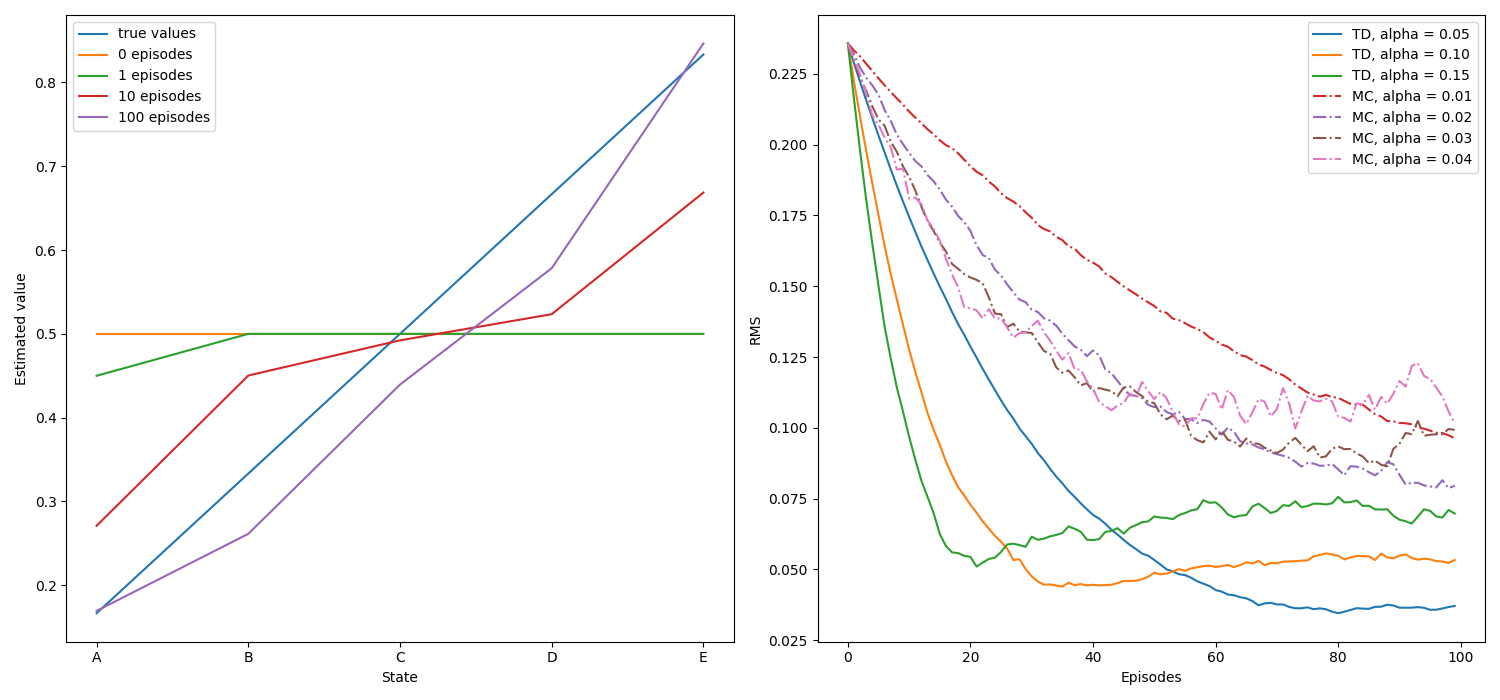

This figure's Python source:
import numpy as np
import matplotlib.pyplot as plt
from tqdm import tqdm
import string


class RandomWalk:


    def __init__(self, n_states, start_state):
        self.n_states = n_states
        self.start_state = start_state
        self.states = np.arange(1, n_states + 1)
        self.state_labels = list(string.ascii_uppercase)[:n_states]
        self.end_states = [0, n_states + 1]
        self.actions = [-1, 1]
        self.rewards = [0, 1]


    def is_terminal(self, state):
        '''
        Whether state @state is an end state

        Params
        ------
        state: int
            current state
        '''
        return state in self.end_states


    def get_reward(self, state):
        '''
        Get reward when ending at state @state

        Params
        ------
        state: int
            current state

        Return
        ------
        reward: int
            reward at state @state
        '''
        if state == self.end_states[1]:
            reward = self.rewards[1]
        else:
            reward = self.rewards[0]

        return reward


    def take_action(self, state, action):
        '''
        Take action @action at state @state

        Params
        ------
        state: int
            current state
        action: int
            action taken

        Return
        ------
        (next_state, reward): (int, int)
            a tuple of next state and reward
        '''
        next_state = state + action
        reward = self.get_reward(next_state)

        return next_state, reward


def get_true_value(n_states):
    '''
    Compute true values
    '''
    true_value = [1.0 * x / (n_states + 1) for x in range(1, n_states + 1)]
    return true_value


def random_policy(random_walk):
    '''
    Choose an action randomly

    Params
    ------
    random_walk: RandomWalk
    '''
    return np.random.choice(random_walk.actions)


def temporal_difference(V, random_walk, alpha, gamma, batch_update=False):
    '''
    TD(0) w/ & without batch updating

    Params
    ------
    V: np.ndarray
        value function
    random_walk: RandomWalk
    alpha: float
        step size
    gamma: float
        discount factor
    batch_update: boolean
        is batch updating
    '''
    state = random_walk.start_state
    trajectory = [[state, 0]]

    while True:
        action = random_policy(random_walk)
        next_state, reward = random_walk.take_action(state, action)
        trajectory.append([next_state, reward])
        if not batch_update:
            V[state] += alpha * (reward + gamma * V[next_state] - V[state])
        state = next_state
        if random_walk.is_terminal(state):
            break

    return trajectory


def monte_carlo(V, random_walk, alpha, gamma, batch_update=False):
    '''
    Constant-alpha Monte Carlo

    Params
    ------
    V: np.ndarray
        value function
    random_walk: RandomWalk
    alpha: float
        step size
    gamma: float
        discount factor
    batch_update: boolean
        is batch updating
    '''
    state = random_walk.start_state
    trajectory = [[state, 0]]

    while True:
        action = random_policy(random_walk)
        next_state, reward = random_walk.take_action(state, action)
        trajectory.append([next_state, reward])
        state = next_state

        if random_walk.is_terminal(state):
            break

    # the return at each state is equal to the reward at the terminal state.
    if not batch_update:
        for state_, _ in trajectory[:-1]:
            V[state_] += alpha * (reward - V[state_])

    return trajectory


def get_state_values(random_walk, true_value, n_eps, alpha, gamma):
    V = np.full(random_walk.n_states + 2, 0.5)
    V[0] = V[-1] = 0
    eps = [0, 1, 10, 100]

    plt.plot(random_walk.state_labels, true_value, label='true values')

    for ep in range(n_eps + 1):
        if ep in eps:
            plt.plot(random_walk.state_labels, V[1:-1], label=str(ep) + ' episodes')
        _ = temporal_difference(V, random_walk, alpha, gamma)

    plt.xlabel('State')
    plt.ylabel('Estimated value')
    plt.legend()


def get_rmse(random_walk, true_value, n_eps, gamma):
    V = np.full(random_walk.n_states + 2, 0.5)
    V[0] = V[-1] = 0
    methods = [
        {
            'name': 'TD',
            'alphas': [0.05, 0.1, 0.15],
            'func': temporal_difference,
            'linestyle': 'solid'
        },
        {
            'name': 'MC',
            'alphas': [0.01, 0.02, 0.03, 0.04],
            'func': monte_carlo,
            'linestyle': 'dashdot'
        }
    ]
    n_runs = 100

    for method in methods:
        for alpha in method['alphas']:
            print(f'{method["name"]} method, alpha={alpha}', end='')
            total_errors = np.zeros(n_eps)
            for _ in tqdm(range(n_runs)):
                V_ = V.copy()
                errors = []
                for _ in range(n_eps):
                    rmse = np.sqrt(np.sum(np.power(V_[1:-1] - true_value, 2) / random_walk.n_states))
                    errors.append(rmse)
                    _ = method['func'](V_, random_walk, alpha, gamma)
                total_errors += np.asarray(errors)
            total_errors /= n_runs
            plt.plot(total_errors, label=method['name'] + ', alpha = %.02f' % (alpha), 
                linestyle=method['linestyle'])
            print()
    plt.xlabel('Episodes')
    plt.ylabel('RMS')
    plt.legend()


def rmse_batch_updating(random_walk, true_value, n_eps, alpha, gamma):
    V = np.full(random_walk.n_states + 2, -1.0)
    V[0] = 0
    V[-1] = 1
    methods = [
        {
            'name': 'TD',
            'func': temporal_difference,
        },
        {
            'name': 'MC',
            'func': monte_carlo,
        }
    ]
    n_runs = 100

    for method in methods:
        print(f'{method["name"]} method', end='')
        total_errors = np.zeros(n_eps)
        for _ in tqdm(range(n_runs)):
            V_ = V.copy()
            errors = []
            trajectories = []
            for _ in range(n_eps):
                trajectory = method['func'](V_, random_walk, alpha, gamma, True)
                trajectories.append(trajectory)

                while True:
                    # old_values = V_.copy()
                    delta = np.zeros(random_walk.n_states + 2)

                    for trajectory_ in trajectories:
                        for i in range(len(trajectory_) - 1):
                            state = trajectory_[i][0]
                            next_state = trajectory_[i+1][0]
                            if method['name'] == 'TD':
                                reward = trajectory_[i][1]
                                # V_[state] += alpha * (reward + gamma * V_[next_state] - V_[state])
                                delta[state] += alpha * (reward + gamma * V_[next_state] - V_[state])
                            else:
                                return_ = trajectory_[-1][1]
                                # V_[state] += alpha * (return_ - V_[state])
                                delta[state] += alpha * (return_ - V_[state])
                    # if np.abs(np.sum(V_ - old_values)) < 1e-3:
                    if np.sum(np.abs(delta)) < 1e-3:
                        break
                    V_ += delta

                rmse = np.sqrt(np.sum(np.power(V_[1:-1] - true_value, 2)) / random_walk.n_states)
                errors.append(rmse)
            total_errors += np.asarray(errors)
        total_errors /= n_runs
        plt.plot(total_errors, label=method['name'])
        print()
    plt.xlabel('Episodes')
    plt.ylabel('RMS')
    plt.xlim(0, 100)
    plt.ylim(0, 0.25)
    plt.legend()
    plt.savefig('./random_walk_batch_updating.png')
    plt.close()


if __name__ == '__main__':
    n_states = 5
    start_state = 3
    random_walk = RandomWalk(n_states, start_state)
    n_eps = 100
    alpha = 0.1
    gamma = 1
    true_value = get_true_value(n_states)

    plt.figure(figsize=(15, 7))
    plt.subplot(1, 2, 1)
    get_state_values(random_walk, true_value, n_eps, alpha, gamma)

    plt.subplot(1, 2, 2)
    get_rmse(random_walk, true_value, n_eps, gamma)
    plt.tight_layout()
    plt.savefig('./random_walk.png')
    plt.close()

    print('Batch updating')
    batch_alpha = 0.001
    rmse_batch_updating(random_walk, true_value, n_eps, batch_alpha, gamma)

